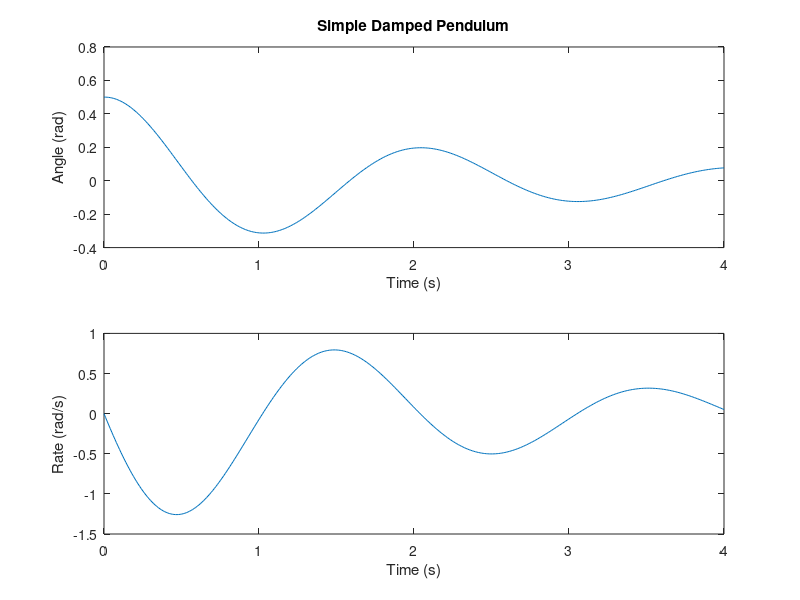

Reproduce this figure in MATLAB.
function pendulum()
% Matlab code for simulating a simple pendulum

P.g = 9.81;     %(m/s^2) gravity acceleration
P.l = 1.0;      %(m) length of pendulum   
P.c = 1.0;     %(1/s) viscous damping constant
P.m = 1.0;     %(kg) pendulum mass

th0 = 0.5;  %(rad) initial angle of pendulum, from -j axis
w0 = 0.0;   %(rad/s) initial angular rate of pendulum
z0 = [th0;w0];   %Initial state vector

tSpan = [0,4]; %(s) [start, end] times for simulation
dtMax = 0.01;  %(s) maximum allowable time step

nStep = ceil(diff(tSpan)/dtMax);  %Number of simulation steps
t = linspace(tSpan(1),tSpan(2),nStep);  %(s) time vector 
z = zeros(2,nStep); %  Initialize the state matrix
z(:,1) = z0;

%Run the simulation, using Euler integration
for i=2:nStep
    dt = t(i)-t(i-1);
    zNow = z(:,i-1);
    z(:,i) = zNow + dt*dynamics(zNow,P);
end

%Generate a plot of the result:
figure(1); clf;
subplot(2,1,1); plot(t,z(1,:));
xlabel('Time (s)'); ylabel('Angle (rad)'); 
title('Simple Damped Pendulum');
subplot(2,1,2); plot(t,z(2,:));
xlabel('Time (s)'); ylabel('Rate (rad/s)'); 

end

function dz = dynamics(z,P)
% Compute the dynamics of a simple damped pendulum:

th = z(1,:); w = z(2,:); %Unpack the state vector

%Dynamics:
dth = w;  
dw = -(P.g/P.l)*sin(th) - (P.c/P.m)*w;

dz = [dth; dw];  %Pack up state derivative
end